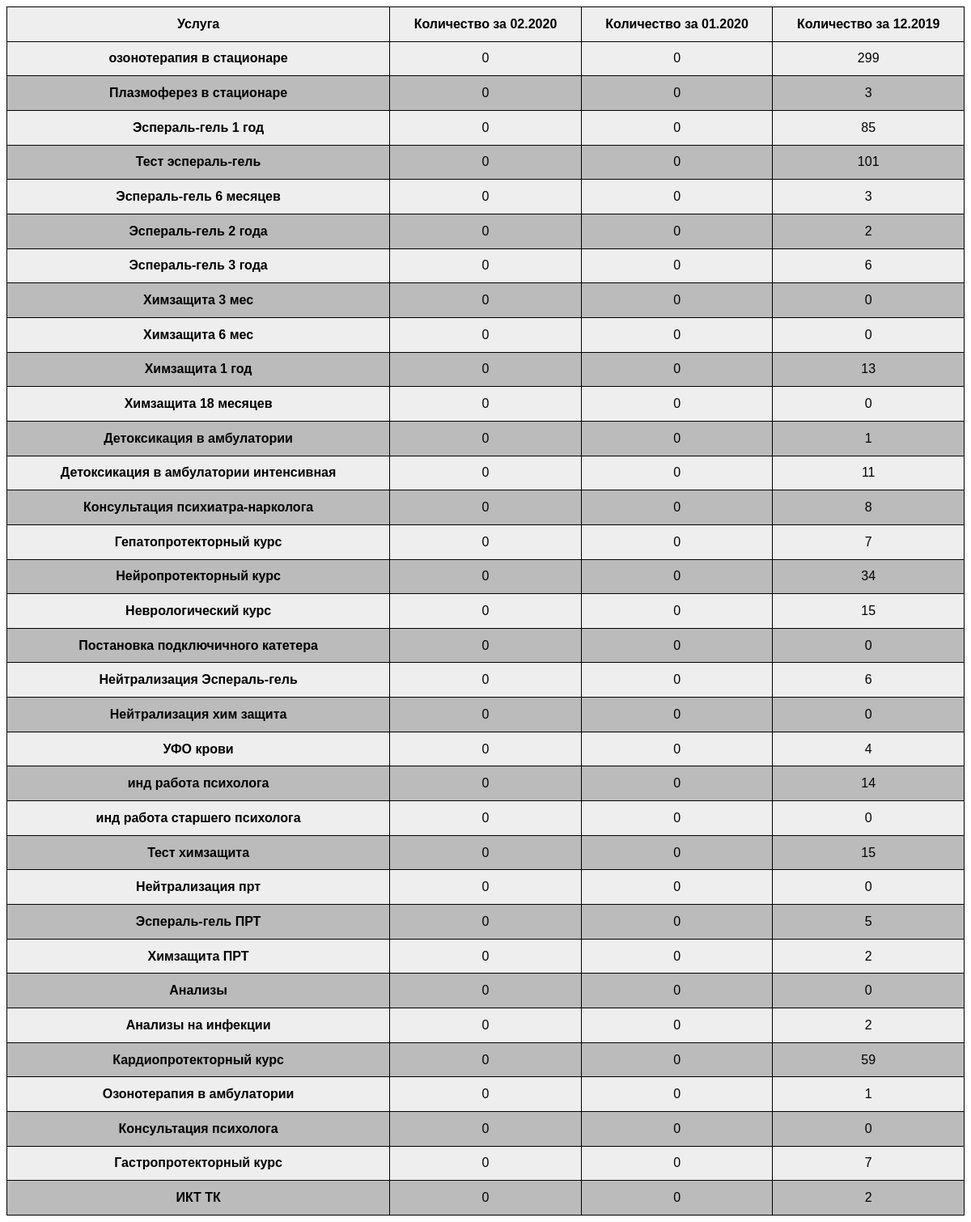
The page /stat/items.php on the database its author committed.
### tables this page shows
CREATE TABLE `items` (
  `id` int(11) NOT NULL AUTO_INCREMENT,
  `name` varchar(60) NOT NULL,
  `cost` text NOT NULL,
  `dist` text NOT NULL,
  `bonus` text NOT NULL,
  `bonusN` int(11) NOT NULL,
  PRIMARY KEY (`id`)
);

### stat/items.php (the view, shortened to what this page needs)
<?php
	require_once '../includes/DB.php';
	if(isset($_GET['date1'])){
		$date = $_GET['date1'];
		$expDate = explode('.', $date);
		$month1 = $expDate[0];
		$year1 = $expDate[1];
	}
	else{
		$month1 = date("m");
		$year1 = date("Y");
	}
	if(isset($_GET['date2'])){
		$date = $_GET['date2'];
		$expDate = explode('.', $date);
		$month2 = $expDate[0];
		$year2 = $expDate[1];
	}
	else{
		$month2 = date("m") - 1;
		$year2 = date("Y");
  		if(strlen($month2) == 1){
  			$tempDate = $month2;
  			$month2 = '0'.$tempDate;
  		}
	}
	if(isset($_GET['date3'])){
		$date = $_GET['date3'];
		$expDate = explode('.', $date);
		$month3 = $expDate[0];
		$year3 = $expDate[1];
	}
	else{
		$month3 = date("m") - 2;
		$year3 = date("Y");
		if($month3 <= 0){
  			$month3 = 12 - $month3;
  			$year3 = $year3 - 1;
  		}
	}
	$searchItems = mysqli_query($connection, "SELECT id, name FROM items");
	echo '
		<style>
			table{
			  border: 1px solid black;
			  width: 100%;
			  border-collapse: collapse;
			  font-family: sans-serif;
			  text-align: center;
			}
			table .main{
				width: 40%;
			}
			table th, table td{
			  border: 1px solid black;
			  padding: 1%;
			}
			table tr:nth-child(2n){
				background: #BBB;
			}
			table tr:nth-child(2n-1){
				background: #EEE;
			}
			table td:nth-child(1){
				font-weight: 900;
			}
		</style>
		<table>
			<thead>
				<th class="main">Услуга</th>
				<th>Количество за '.$month1.'.'.$year1.'</th>
				<th>Количество за '.$month2.'.'.$year2.'</th>
				<th>Количество за '.$month3.'.'.$year3.'</th>
			</thead>
			<tbody>';
			while ($nameItems = mysqli_fetch_assoc($searchItems)){
				$countIt1 = $countIt2 = $countIt3 = 0;
				$searchD3 = mysqli_query($connection, "SELECT sp_uslug FROM patient WHERE dateIn LIKE '%/".$month3."/".$year3."%'");
				while ($dataSp = mysqli_fetch_assoc($searchD3)) {
				    $expSp = explode(',', $dataSp['sp_uslug']);
				    for ($i = 0; $i < count($expSp); $i++) {
				    	$expItem = explode('-', $expSp[$i]);
				    	if($expItem[0] == $nameItems['id'])
				    		$countIt3++;
				    }
				}
			 	echo '<tr>';
					echo '<td>'.$nameItems['name'].'</td>';
					echo '<td>'.$countIt1.'</td>';
					echo '<td>'.$countIt2.'</td>';
					echo '<td>'.$countIt3.'</td>';
				echo '</tr>';
			}
			echo '</tbody>
		</table>
	';
?>

### stat/items.php (style rules this page uses)
table { border: 1px solid black; width: 100%; border-collapse: collapse; font-family: sans-serif; text-align: center; }
table .main { width: 40%; }
table th, table td { border: 1px solid black; padding: 1%; }
table tr:nth-child(2n) { background: #BBB; }
table tr:nth-child(2n-1) { background: #EEE; }
table td:nth-child(1) { font-weight: 900; }

### rows shown on the page
items: name "озонотерапия в стационаре", countIt1 "0", countIt2 "0", countIt3 "299"
items: name "Плазмоферез в стационаре", countIt1 "0", countIt2 "0", countIt3 "3"
items: name "Эспераль-гель 1 год", countIt1 "0", countIt2 "0", countIt3 "85"
items: name "Тест эспераль-гель", countIt1 "0", countIt2 "0", countIt3 "101"
items: name "Эспераль-гель 6 месяцев", countIt1 "0", countIt2 "0", countIt3 "3"
items: name "Эспераль-гель 2 года", countIt1 "0", countIt2 "0", countIt3 "2"
items: name "Эспераль-гель 3 года", countIt1 "0", countIt2 "0", countIt3 "6"
items: name "Химзащита 3 мес", countIt1 "0", countIt2 "0", countIt3 "0"
items: name "Химзащита 6 мес", countIt1 "0", countIt2 "0", countIt3 "0"
items: name "Химзащита 1 год", countIt1 "0", countIt2 "0", countIt3 "13"
items: name "Химзащита 18 месяцев", countIt1 "0", countIt2 "0", countIt3 "0"

### other values the page prints
$month1 "02"
$year1 "2020"
$month2 "01"
$year2 "2020"
$month3 "12"
$year3 "2019"
$nameItems['name'] "Детоксикация в амбулатории"
$countIt1 "0"
$countIt2 "0"
$countIt3 "1"
$nameItems['name'] "Детоксикация в амбулатории интенсивная"
$countIt3 "11"
$nameItems['name'] "Консультация психиатра-нарколога"
$countIt3 "8"
$nameItems['name'] "Гепатопротекторный курс"
